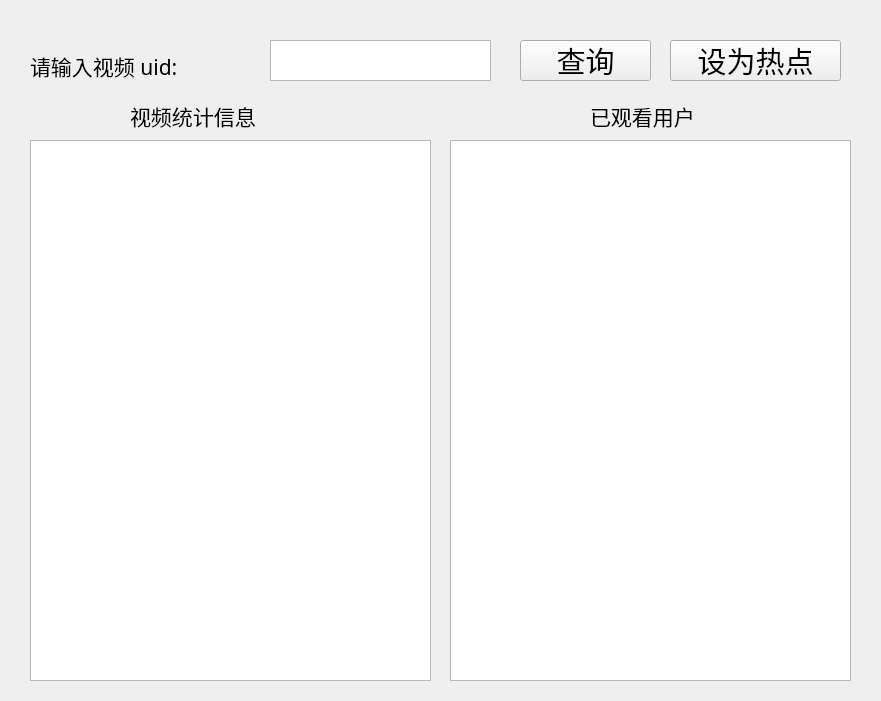
<?xml version="1.0" encoding="UTF-8"?>
<ui version="4.0">
 <class>VideoLoginWnd</class>
 <widget class="QWidget" name="VideoLoginWnd">
  <property name="geometry">
   <rect>
    <x>0</x>
    <y>0</y>
    <width>881</width>
    <height>701</height>
   </rect>
  </property>
  <property name="windowTitle">
   <string>视频查询</string>
  </property>
  <widget class="QLabel" name="label">
   <property name="geometry">
    <rect>
     <x>30</x>
     <y>50</y>
     <width>221</width>
     <height>31</height>
    </rect>
   </property>
   <property name="font">
    <font>
     <family>隶书</family>
     <pointsize>16</pointsize>
    </font>
   </property>
   <property name="text">
    <string>请输入视频 uid:</string>
   </property>
  </widget>
  <widget class="QTextEdit" name="textEdit">
   <property name="geometry">
    <rect>
     <x>270</x>
     <y>40</y>
     <width>221</width>
     <height>41</height>
    </rect>
   </property>
  </widget>
  <widget class="QPushButton" name="Query">
   <property name="geometry">
    <rect>
     <x>520</x>
     <y>40</y>
     <width>131</width>
     <height>41</height>
    </rect>
   </property>
   <property name="font">
    <font>
     <family>隶书</family>
     <pointsize>22</pointsize>
    </font>
   </property>
   <property name="text">
    <string>查询</string>
   </property>
  </widget>
  <widget class="QListView" name="listView">
   <property name="geometry">
    <rect>
     <x>30</x>
     <y>140</y>
     <width>401</width>
     <height>541</height>
    </rect>
   </property>
   <property name="font">
    <font>
     <family>宋体</family>
     <pointsize>14</pointsize>
    </font>
   </property>
  </widget>
  <widget class="QListView" name="listView_2">
   <property name="geometry">
    <rect>
     <x>450</x>
     <y>140</y>
     <width>401</width>
     <height>541</height>
    </rect>
   </property>
   <property name="font">
    <font>
     <family>宋体</family>
     <pointsize>14</pointsize>
    </font>
   </property>
  </widget>
  <widget class="QLabel" name="label_2">
   <property name="geometry">
    <rect>
     <x>130</x>
     <y>100</y>
     <width>181</width>
     <height>31</height>
    </rect>
   </property>
   <property name="font">
    <font>
     <family>隶书</family>
     <pointsize>16</pointsize>
    </font>
   </property>
   <property name="text">
    <string>视频统计信息</string>
   </property>
  </widget>
  <widget class="QLabel" name="label_3">
   <property name="geometry">
    <rect>
     <x>590</x>
     <y>100</y>
     <width>151</width>
     <height>31</height>
    </rect>
   </property>
   <property name="font">
    <font>
     <family>隶书</family>
     <pointsize>16</pointsize>
    </font>
   </property>
   <property name="text">
    <string>已观看用户</string>
   </property>
  </widget>
  <widget class="QPushButton" name="Query_2">
   <property name="geometry">
    <rect>
     <x>670</x>
     <y>40</y>
     <width>171</width>
     <height>41</height>
    </rect>
   </property>
   <property name="font">
    <font>
     <family>隶书</family>
     <pointsize>22</pointsize>
    </font>
   </property>
   <property name="text">
    <string>设为热点</string>
   </property>
  </widget>
 </widget>
 <resources/>
 <connections>
  <connection>
   <sender>Query</sender>
   <signal>clicked()</signal>
   <receiver>VideoLoginWnd</receiver>
   <slot>close()</slot>
   <hints>
    <hint type="sourcelabel">
     <x>685</x>
     <y>60</y>
    </hint>
    <hint type="destinationlabel">
     <x>440</x>
     <y>350</y>
    </hint>
   </hints>
  </connection>
 </connections>
</ui>
